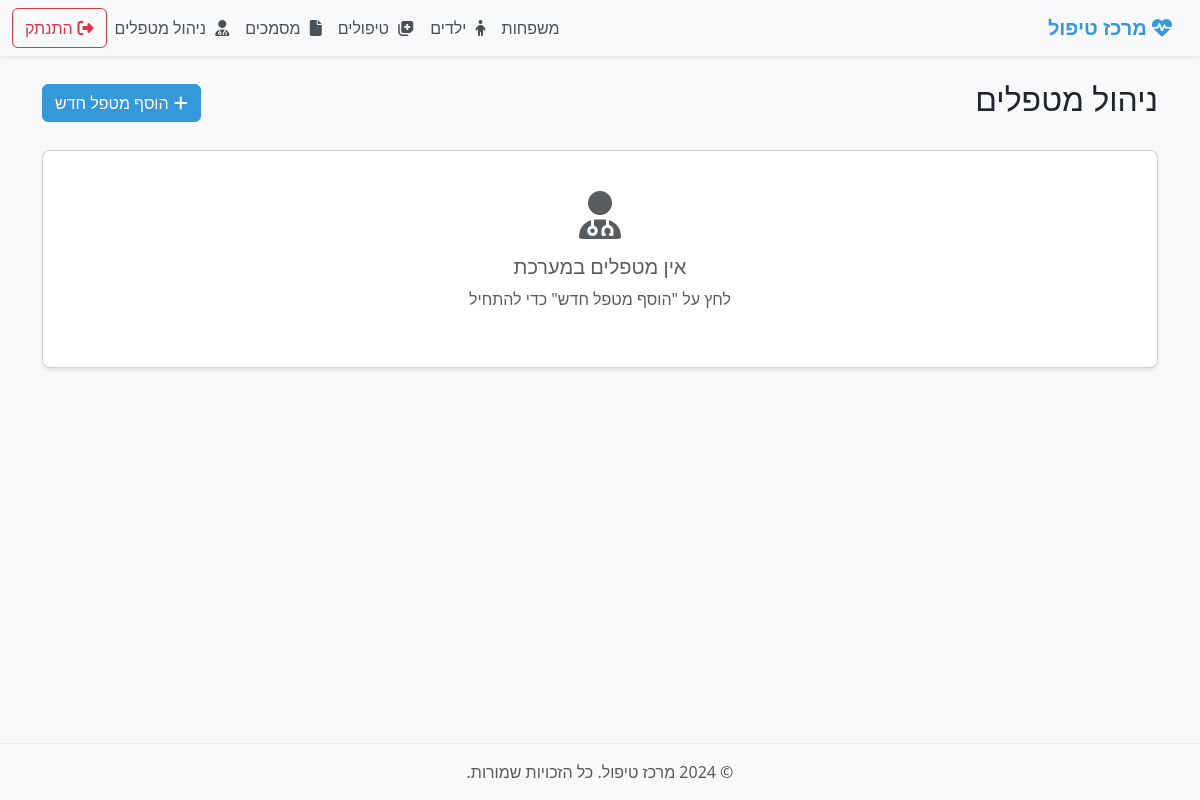
Page /therapists/ (signed in) on the earlier database version.
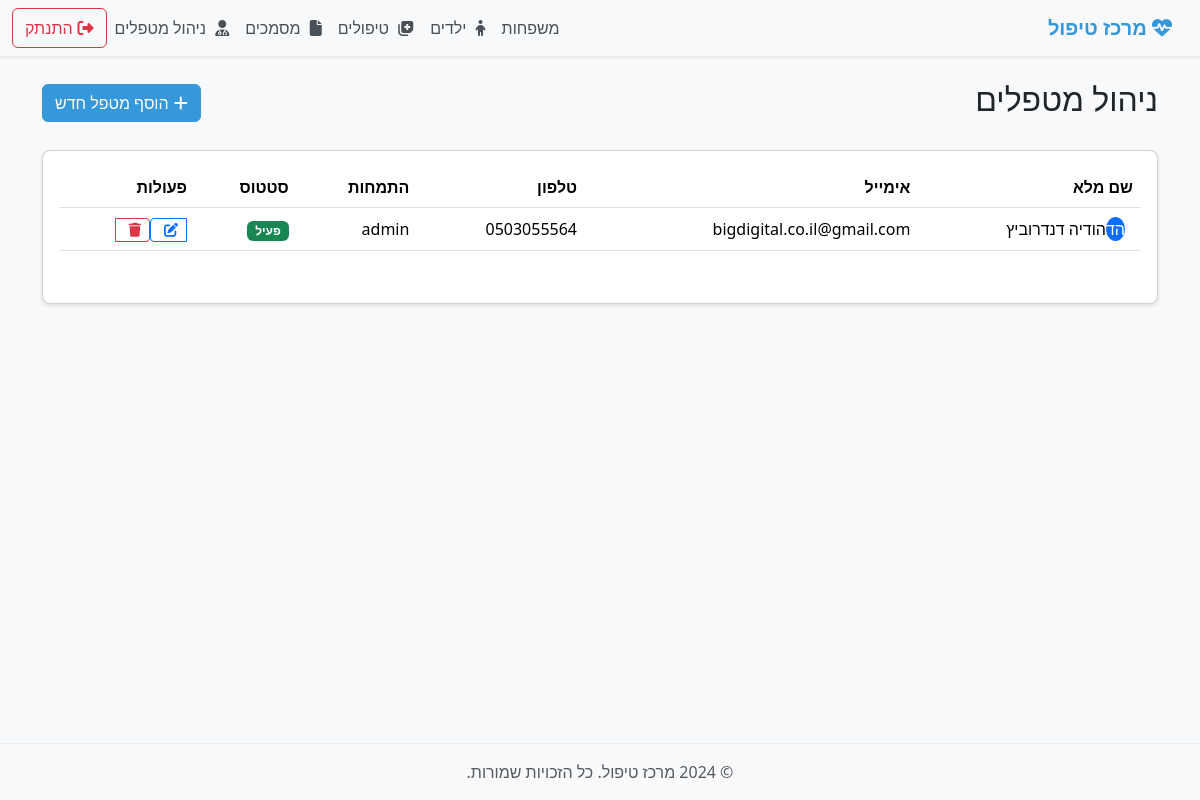
Same page on the later database version.
### treatment_app/models.py (models this page shows, shortened)
class TherapistProfile(models.Model):
    user = models.OneToOneField(User, on_delete=models.CASCADE, verbose_name=_('משתמש'))
    phone = models.CharField(max_length=20, verbose_name=_('טלפון'), blank=True)
    specialization = models.CharField(max_length=100, verbose_name=_('התמחות'), blank=True)
    notes = models.TextField(verbose_name=_('הערות'), blank=True)
    is_active = models.BooleanField(default=True, verbose_name=_('פעיל'))
    class Meta:
        verbose_name = _('פרופיל מטפל')
        verbose_name_plural = _('פרופילי מטפלים')

### treatment_app/views.py (the view)
# urls.py: path('therapists/', views.TherapistListView.as_view(), name='therapist-list'),
class TherapistListView(LoginRequiredMixin, UserPassesTestMixin, ListView):
    model = TherapistProfile
    template_name = 'treatment_app/therapist_list.html'
    context_object_name = 'therapists'
    def test_func(self):
        return self.request.user.is_superuser

### treatment_app/templates/treatment_app/therapist_list.html (shortened to what the changed rows need)
{% extends "treatment_app/base.html" %}
{% load i18n %}
{% block content %}
<div class="container">
    <div class="row mb-4">
        <div class="col">
            <div class="d-flex justify-content-between align-items-center">
                <h2>ניהול מטפלים</h2>
            </div>
        </div>
    </div>
    <div class="row">
        <div class="col">
            <div class="card">
                <div class="card-body">
                    {% if therapists %}
                        <div class="table-responsive">
                            <table class="table table-hover align-middle">
                                <thead>
                                    <tr>
                                        <th>שם מלא</th>
                                        <th>אימייל</th>
                                        <th>טלפון</th>
                                        <th>התמחות</th>
                                        <th>סטטוס</th>
                                        <th>פעולות</th>
                                    </tr>
                                </thead>
                                <tbody>
                                    {% for therapist in therapists %}
                                        <tr>
                                            <td>
                                                <div class="d-flex align-items-center">
                                                    <div class="avatar-sm bg-primary rounded-circle me-2 d-flex align-items-center justify-content-center">
                                                        <span class="text-white">{{ therapist.user.first_name|first }}{{ therapist.user.last_name|first }}</span>
                                                    </div>
                                                    <div>{{ therapist.user.get_full_name }}</div>
                                                </div>
                                            </td>
                                            <td>{{ therapist.user.email }}</td>
                                            <td>{{ therapist.phone|default:"-" }}</td>
                                            <td>{{ therapist.specialization|default:"-" }}</td>
                                            <td>
                                                {% if therapist.is_active %}
                                                    <span class="badge bg-success">פעיל</span>
                                                {% else %}
                                                    <span class="badge bg-danger">לא פעיל</span>
                                                {% endif %}
                                            </td>
                                            <td>
                                                <div class="btn-group" role="group">
                                                    <a href="{% url 'treatment_app:therapist-update' therapist.pk %}"
                                                       class="btn btn-sm btn-outline-primary"
                                                       title="ערוך">
                                                        <i class="fas fa-edit"></i>
                                                    </a>
                                                    <a href="{% url 'treatment_app:therapist-delete' therapist.pk %}"
                                                       class="btn btn-sm btn-outline-danger"
                                                       title="מחק"
                                                       onclick="return confirm('האם אתה בטוח שברצונך למחוק את המטפל?');">
                                                        <i class="fas fa-trash"></i>
                                                    </a>
                                                </div>
                                            </td>
                                        </tr>
                                    {% endfor %}
                                </tbody>
                            </table>
                        </div>
                    {% else %}
                        <div class="text-center py-4">
                            <div class="mb-3">
                                <i class="fas fa-user-md fa-3x text-muted"></i>
                            </div>
                            <h5 class="text-muted">אין מטפלים במערכת</h5>
                            <p class="text-muted">לחץ על "הוסף מטפל חדש" כדי להתחיל</p>
                        </div>
                    {% endif %}
                </div>
            </div>
        </div>
    </div>
</div>
{% endblock %}

Differences in the rows shown:
added TherapistProfile: user.first_name|first "ה", user.last_name|first "ד", user.get_full_name "הודיה דנדרוביץ", user.email "bigdigital.co.il@gmail.com", phone "0503055564", specialization "admin", is_active "פעיל"
Other differences:
text no longer shown: "אין מטפלים במערכת לחץ על \"הוסף מטפל חדש\" כדי להתחיל"
text now shown: "שם מלא אימייל טלפון התמחות סטטוס פעולות"
